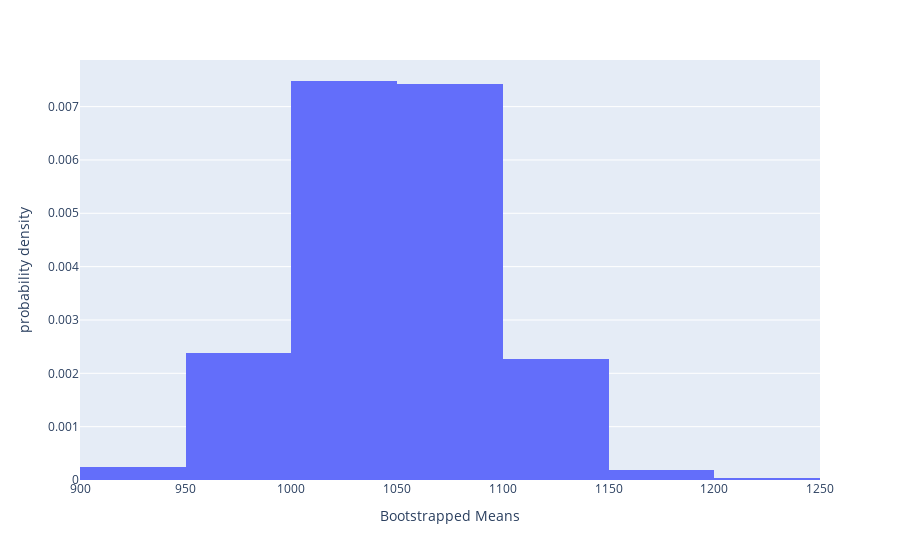

The notebook cell saved with this chart:
### Code cell
population = pd.read_csv('auto_claims_population.csv')
np.random.seed(130) # Use this line to create reproducible pseudorandomness for your bootstrapping

sample_size_n = 500
number_of_bootstrap_samples = 1000
boot_means = []
for i in range(number_of_bootstrap_samples):
    # `np.random.choice` is an alternative to utilizing `df.sample()` which uses `replace=False` by default
    boots_sample = np.random.choice(population['PAID'], sample_size_n, replace=False)
    boot_means += [np.median(boots_sample)]

fig = px.histogram(pd.DataFrame({"Bootstrapped Medians": boot_means}), 
                   x="Bootstrapped Medians", histnorm='probability density', nbins=10)
fig.show()

### Figure 1 — Plotly figure (JSON) as saved in the notebook; plotly's stock layout.template omitted (floating-point values rounded to 4 significant figures; data arrays with more than 128 entries replaced by an {"elided": "..."} marker saying what was removed)
{"data": [{"alignmentgroup": "True", "bingroup": "x", "histnorm": "probability density", "hovertemplate": "Bootstrapped Means=%{x}<br>probability density=%{y}<extra></extra>", "legendgroup": "", "marker": {"color": "#636efa", "pattern": {"shape": ""}}, "name": "", "nbinsx": 10, "offsetgroup": "", "orientation": "v", "showlegend": false, "type": "histogram", "x": {"elided": "1000 float values"}, "xaxis": "x", "yaxis": "y"}], "layout": {"barmode": "relative", "legend": {"tracegroupgap": 0}, "margin": {"t": 60}, "xaxis": {"anchor": "y", "domain": [0, 1], "title": {"text": "Bootstrapped Means"}}, "yaxis": {"anchor": "x", "domain": [0, 1], "title": {"text": "probability density"}}}}
